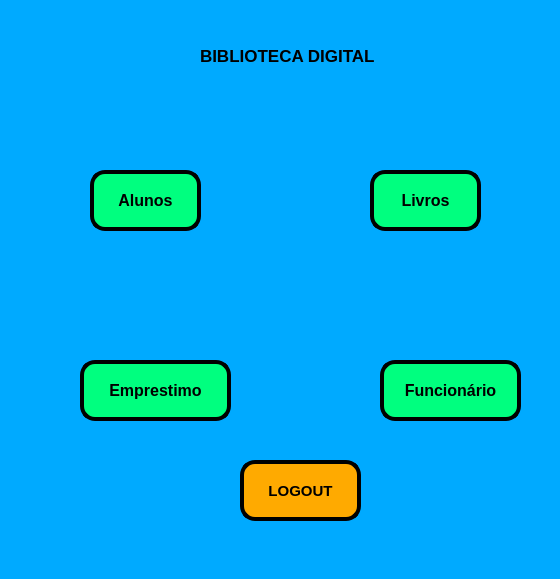
<?xml version="1.0" encoding="UTF-8"?>
<ui version="4.0">
 <class>MainWindow</class>
 <widget class="QMainWindow" name="MainWindow">
  <property name="geometry">
   <rect>
    <x>0</x>
    <y>0</y>
    <width>560</width>
    <height>579</height>
   </rect>
  </property>
  <property name="windowTitle">
   <string>Biblioteca Digital</string>
  </property>
  <property name="styleSheet">
   <string notr="true">background-color: rgb(0, 170, 255);</string>
  </property>
  <widget class="QWidget" name="centralwidget">
   <widget class="QPushButton" name="pushButton">
    <property name="geometry">
     <rect>
      <x>240</x>
      <y>460</y>
      <width>121</width>
      <height>61</height>
     </rect>
    </property>
    <property name="font">
     <font>
      <pointsize>11</pointsize>
      <weight>75</weight>
      <bold>true</bold>
     </font>
    </property>
    <property name="styleSheet">
     <string notr="true">background-color: rgb(255, 170, 0);
border-radius: 15px;
border-style: outset;
border-width: 4px;
border-color: black;</string>
    </property>
    <property name="text">
     <string>LOGOUT</string>
    </property>
    <property name="icon">
     <iconset>
      <normaloff>logout.png</normaloff>logout.png</iconset>
    </property>
   </widget>
   <widget class="QPushButton" name="pushButton_2">
    <property name="geometry">
     <rect>
      <x>90</x>
      <y>170</y>
      <width>111</width>
      <height>61</height>
     </rect>
    </property>
    <property name="font">
     <font>
      <pointsize>12</pointsize>
      <weight>75</weight>
      <bold>true</bold>
     </font>
    </property>
    <property name="styleSheet">
     <string notr="true">background-color: rgb(0, 255, 127);
border-radius: 15px;
border-style: outset;
border-width: 4px;
border-color: black;</string>
    </property>
    <property name="text">
     <string>Alunos</string>
    </property>
   </widget>
   <widget class="QPushButton" name="pushButton_3">
    <property name="geometry">
     <rect>
      <x>370</x>
      <y>170</y>
      <width>111</width>
      <height>61</height>
     </rect>
    </property>
    <property name="font">
     <font>
      <pointsize>12</pointsize>
      <weight>75</weight>
      <bold>true</bold>
     </font>
    </property>
    <property name="styleSheet">
     <string notr="true">background-color: rgb(0, 255, 127);
border-radius: 15px;
border-style: outset;
border-width: 4px;
border-color: black;</string>
    </property>
    <property name="text">
     <string>Livros</string>
    </property>
   </widget>
   <widget class="QPushButton" name="pushButton_4">
    <property name="geometry">
     <rect>
      <x>80</x>
      <y>360</y>
      <width>151</width>
      <height>61</height>
     </rect>
    </property>
    <property name="font">
     <font>
      <pointsize>12</pointsize>
      <weight>75</weight>
      <bold>true</bold>
     </font>
    </property>
    <property name="styleSheet">
     <string notr="true">background-color: rgb(0, 255, 127);
border-radius: 15px;
border-style: outset;
border-width: 4px;
border-color: black;</string>
    </property>
    <property name="text">
     <string>Emprestimo</string>
    </property>
   </widget>
   <widget class="QPushButton" name="pushButton_5">
    <property name="geometry">
     <rect>
      <x>380</x>
      <y>360</y>
      <width>141</width>
      <height>61</height>
     </rect>
    </property>
    <property name="font">
     <font>
      <pointsize>12</pointsize>
      <weight>75</weight>
      <bold>true</bold>
     </font>
    </property>
    <property name="styleSheet">
     <string notr="true">background-color: rgb(0, 255, 127);
border-radius: 15px;
border-style: outset;
border-width: 4px;
border-color: black;</string>
    </property>
    <property name="text">
     <string>Funcionário</string>
    </property>
   </widget>
   <widget class="QLabel" name="label_2">
    <property name="geometry">
     <rect>
      <x>30</x>
      <y>180</y>
      <width>51</width>
      <height>41</height>
     </rect>
    </property>
    <property name="text">
     <string/>
    </property>
    <property name="pixmap">
     <pixmap>aluno-com-limite-de-graduacao.png</pixmap>
    </property>
    <property name="scaledContents">
     <bool>true</bool>
    </property>
   </widget>
   <widget class="QLabel" name="label_3">
    <property name="geometry">
     <rect>
      <x>20</x>
      <y>370</y>
      <width>51</width>
      <height>41</height>
     </rect>
    </property>
    <property name="text">
     <string/>
    </property>
    <property name="pixmap">
     <pixmap>bolsa-de-estudos.png</pixmap>
    </property>
    <property name="scaledContents">
     <bool>true</bool>
    </property>
   </widget>
   <widget class="QLabel" name="label_4">
    <property name="geometry">
     <rect>
      <x>310</x>
      <y>180</y>
      <width>51</width>
      <height>41</height>
     </rect>
    </property>
    <property name="text">
     <string/>
    </property>
    <property name="pixmap">
     <pixmap>livros-dispostos-verticalmente.png</pixmap>
    </property>
    <property name="scaledContents">
     <bool>true</bool>
    </property>
   </widget>
   <widget class="QLabel" name="label_5">
    <property name="geometry">
     <rect>
      <x>320</x>
      <y>370</y>
      <width>51</width>
      <height>41</height>
     </rect>
    </property>
    <property name="text">
     <string/>
    </property>
    <property name="pixmap">
     <pixmap>funcionarios.png</pixmap>
    </property>
    <property name="scaledContents">
     <bool>true</bool>
    </property>
   </widget>
   <widget class="QLabel" name="label_6">
    <property name="geometry">
     <rect>
      <x>120</x>
      <y>20</y>
      <width>81</width>
      <height>71</height>
     </rect>
    </property>
    <property name="text">
     <string/>
    </property>
    <property name="pixmap">
     <pixmap>pngwing.com.png</pixmap>
    </property>
    <property name="scaledContents">
     <bool>true</bool>
    </property>
   </widget>
   <widget class="QLabel" name="label_7">
    <property name="geometry">
     <rect>
      <x>200</x>
      <y>30</y>
      <width>251</width>
      <height>51</height>
     </rect>
    </property>
    <property name="font">
     <font>
      <pointsize>13</pointsize>
      <weight>75</weight>
      <bold>true</bold>
     </font>
    </property>
    <property name="text">
     <string>BIBLIOTECA DIGITAL</string>
    </property>
   </widget>
   <widget class="QLabel" name="label_11">
    <property name="geometry">
     <rect>
      <x>10</x>
      <y>90</y>
      <width>541</width>
      <height>51</height>
     </rect>
    </property>
    <property name="font">
     <font>
      <pointsize>13</pointsize>
      <weight>75</weight>
      <bold>true</bold>
     </font>
    </property>
    <property name="text">
     <string/>
    </property>
   </widget>
   <zorder>pushButton</zorder>
   <zorder>pushButton_2</zorder>
   <zorder>pushButton_3</zorder>
   <zorder>pushButton_5</zorder>
   <zorder>label_2</zorder>
   <zorder>label_3</zorder>
   <zorder>label_4</zorder>
   <zorder>label_5</zorder>
   <zorder>label_6</zorder>
   <zorder>label_7</zorder>
   <zorder>pushButton_4</zorder>
   <zorder>label_11</zorder>
  </widget>
  <widget class="QMenuBar" name="menubar">
   <property name="geometry">
    <rect>
     <x>0</x>
     <y>0</y>
     <width>560</width>
     <height>26</height>
    </rect>
   </property>
  </widget>
  <widget class="QStatusBar" name="statusbar"/>
 </widget>
 <resources/>
 <connections/>
</ui>
